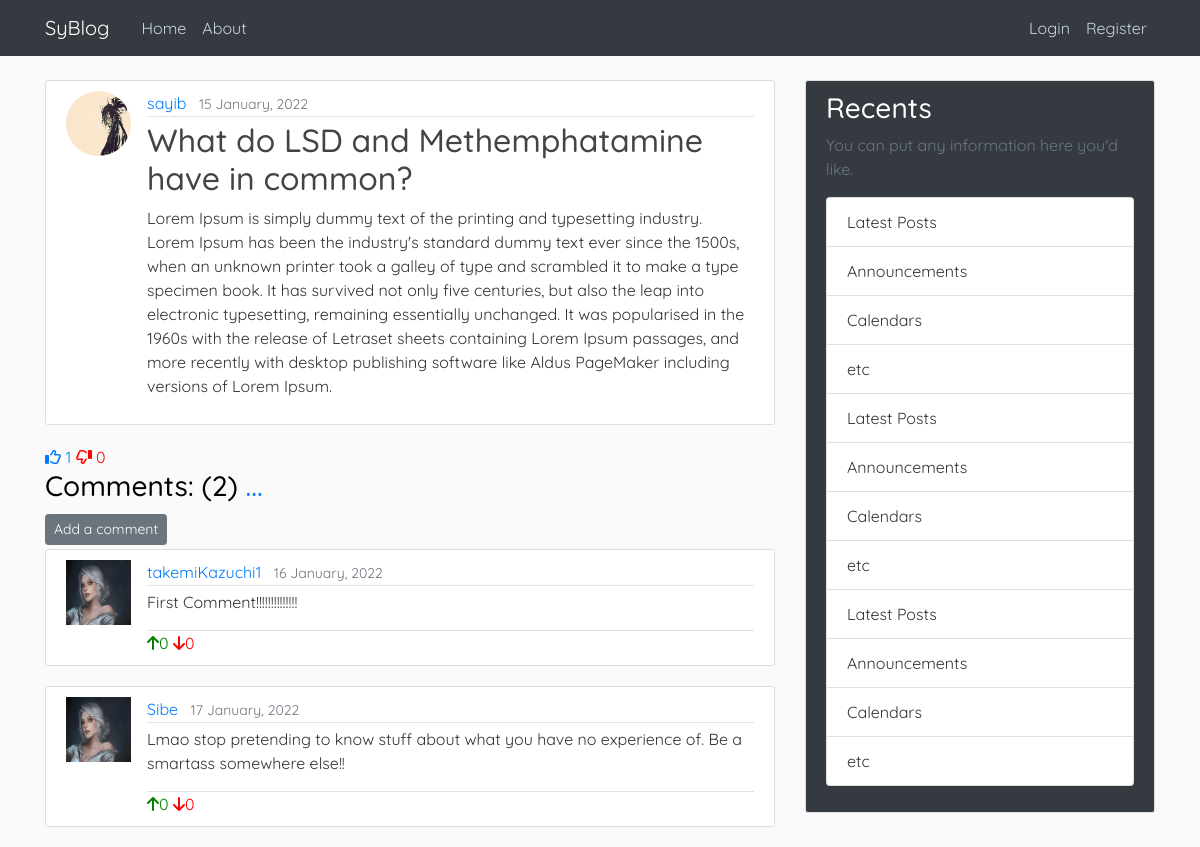
Page /post/2/ on the earlier database version.
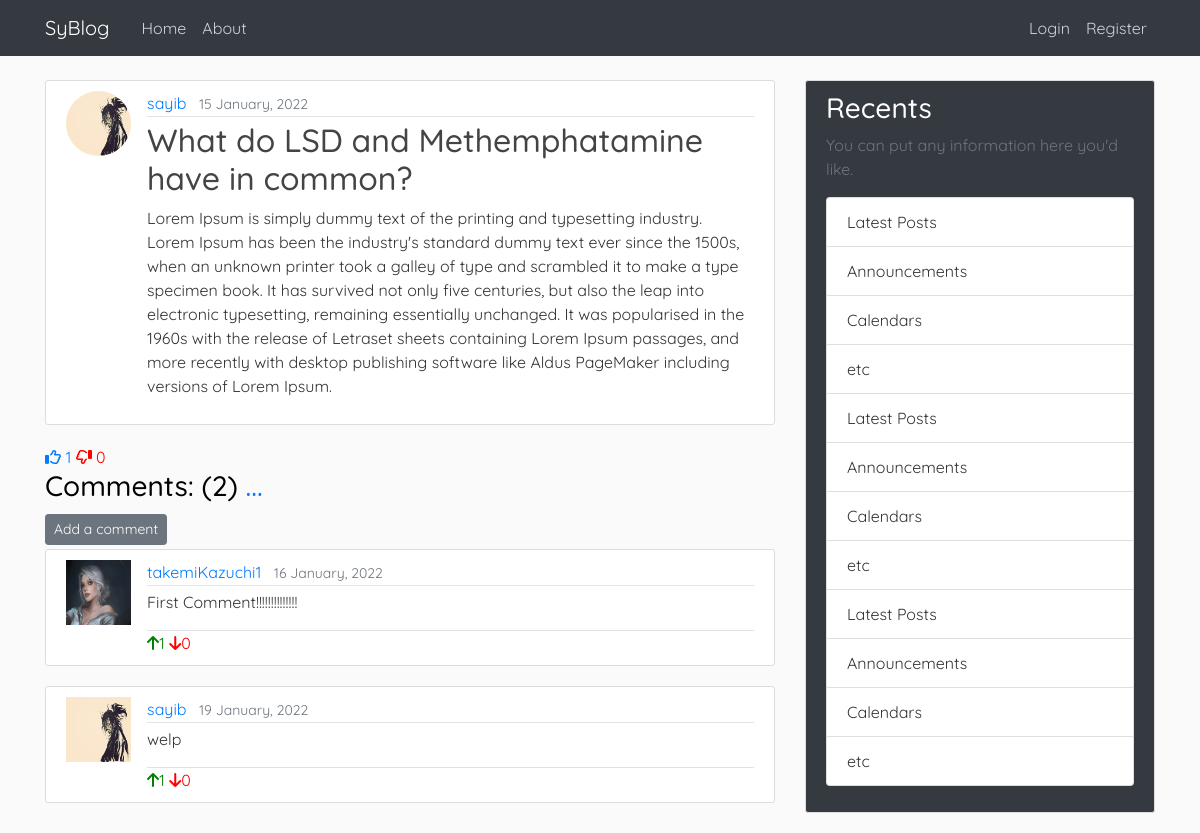
Same page on the later database version.
### blog/models.py (models this page shows, shortened)
class Post(models.Model):
    title = models.CharField(max_length=100)
    content = models.TextField()
    date_posted = models.DateTimeField(default=timezone.now)
    author = models.ForeignKey(User, on_delete=models.CASCADE)
    likes = models.ManyToManyField(User, related_name="blog_likes")
    dislikes = models.ManyToManyField(User, related_name="blog_dislikes")
    def likes_count(self):
        return self.likes.count()
    def dislikes_count(self):
        return self.dislikes.count()

class Comment(models.Model):
    body = models.TextField()
    date_posted = models.DateTimeField(default=timezone.now)
    author = models.ForeignKey(User, on_delete=models.CASCADE, related_name="comments")
    post = models.ForeignKey(Post, on_delete=models.CASCADE, related_name="comments")
    likes = models.ManyToManyField(User, related_name="comment_likes")
    dislikes = models.ManyToManyField(User, related_name="comment_dislikes")
    def likes_count(self):
        return self.likes.count()
    def dislikes_count(self):
        return self.dislikes.count()

### users/models.py (models this page shows, shortened)
class Profile(models.Model):
    user = models.OneToOneField(User, on_delete=models.CASCADE)
    image = models.ImageField(default = "default.jpg", upload_to='profile_pics')

### blog/views.py (the view)
# urls.py: path('post/<int:pk>/', PostDetailView.as_view(), name="post-detail"),
class PostDetailView(DetailView):
    model = Post

### friend/context_processors.py (called while the page is built)
def requests_to_base(requests):
    receivers = dict(Counter([req.receiver for req in FriendRequest.objects.all()]))
    return {'receivers': receivers}

### blog/templates/blog/post_detail.html (shortened to what this page needs)
{% extends 'blog/base.html' %}
{% block content %}
    <article class="media content-section">
        <img src="{{ object.author.profile.image.url }}" class="rounded-circle article-img">
        <div class="media-body">
            <div class="article-metadata">
                <a href="#" class="mr-2">{{ object.author }}</a>
                <small class="text-muted">{{ object.date_posted|date:"d F, Y" }}</small>
            </div>
            <h2 class="article-title">{{ object.title }}</h2>
            <p class="article-content">{{ object.content }}</p>
        </div>
    </article>
    <a class="like-btn"  style="text-decoration:none" href="{% url 'post-like' post.id%}"><i class="fa-regular fa-thumbs-up"></i> {{object.likes_count}}</a>
    <a class="like-btn"  style="text-decoration:none; color:red" href="{% url 'post-dislike' post.id%}"><i class="fa-regular fa-thumbs-down fa-flip-horizontal"></i> {{object.dislikes_count}}</a>
    <h3>Comments: ({{object.comments.all.count}}) <a style="cursor:pointer; text-decoration: none" class="expand-comments">...</i></a></h3>
    <div class="comment-section">
        <a class = "btn btn-secondary btn-sm mt-1 mb-1" href="{% url 'add-comment' object.id%}">Add a comment</a>
            {% for comment in object.comments.all %}
                <article class="media content-section">
                <img class="rounded-circle-sm article-img" src="{{comment.author.profile.image.url}}" >
                    <div class="media-body">
                        <div class="article-metadata">
                            <a class="mr-2" href="{% url 'user_display' comment.author.id %}">{{ comment.author }}</a>
                            <small class="text-muted">{{ comment.date_posted|date:"d F, Y" }}</small>
                        </div>
                        <p class="article-content">{{ comment.body }}</p>
                        <div class="border-top">
                            <a class="like-btn"  style="text-decoration:none; color:green" href="{% url 'comment-like' comment.id%}"><i class="fa fa-arrow-up"></i>{{comment.likes_count}}</a>
                            <a class="like-btn"  style="text-decoration:none; color:red" href="{% url 'comment-dislike' comment.id%}"><i class="fa fa-arrow-down"></i>{{comment.dislikes_count}}</a>
                        </div>
                    </div>
                </article>
            {% endfor %}
    </div>
{% endblock content %}

### blog/templates/blog/base.html (shortened to what this page needs)
{% load static %}
<!DOCTYPE html>
<html lang="en">
<head>
    <link rel="stylesheet" href="https://cdnjs.cloudflare.com/ajax/libs/font-awesome/6.0.0-beta3/css/all.min.css" />
    <link rel="stylesheet" href="https://cdn.jsdelivr.net/npm/bootstrap@4.6.1/dist/css/bootstrap.min.css">
    <link rel="stylesheet" href="{% static 'blog/main.css' %}">
  </head>
<body>
    <header class="site-header">
      <nav class="navbar navbar-expand-md navbar-dark bg-dark fixed-top">
        <div class="container">
          <a class="navbar-brand mr-4" href="{% url 'blog-home' %}">SyBlog</a>
          <div class="collapse navbar-collapse" id="navbarToggle">
            <div class="navbar-nav mr-auto">
              <a class="nav-item nav-link" href="{% url 'blog-home' %}">Home</a>
              <a class="nav-item nav-link" href="{% url 'blog-about' %}">About</a>
            </div>
            <div class="navbar-nav">
              {% if user.is_authenticated %}
                <a class="nav-item nav-link" href="{% url 'logout' %}">Logout</a>
                <a class="nav-item nav-link" href="{% url 'post-create' %}">New Post</a>
                <a class="nav-item nav-link" href="{% url 'profile' %}">Profile</a>
                <a class="nav-item nav-link" href="{% url 'list-friends' %}">Friends</a>
              {% else %}
                <a class="nav-item nav-link" href="{% url 'login' %}">Login</a>
                <a class="nav-item nav-link" href="{% url 'register' %}">Register</a>
              {% endif %}
            </div>
          </div>
        </div>
      </nav>
    </header>
    <main role="main" class="container">
    <div class="row">
        <div class="col-md-8">
          {% block content %}{% endblock %}
        </div>
        <div class="col-md-4">
        <div class="sidebar content-section bg-dark">
            <h3>Recents</h3>
            <p class='text-muted'>You can put any information here you'd like.
            <ul class="list-group">
                <li class="list-group-item list-group-item">Latest Posts</li>
                <li class="list-group-item list-group-item">Announcements</li>
                <li class="list-group-item list-group-item">Calendars</li>
                <li class="list-group-item list-group-item">etc</li>
                <li class="list-group-item list-group-item">Latest Posts</li>
                <li class="list-group-item list-group-item">Announcements</li>
                <li class="list-group-item list-group-item">Calendars</li>
                <li class="list-group-item list-group-item">etc</li>
                <li class="list-group-item list-group-item">Latest Posts</li>
                <li class="list-group-item list-group-item">Announcements</li>
                <li class="list-group-item list-group-item">Calendars</li>
                <li class="list-group-item list-group-item">etc</li>
            </ul>
            </p>
        </div>
        </div>
    </div>
    </main>
</body>
</html>

### blog/static/blog/main.css (style rules this page uses)
body { background: #fafafa; color: #333333; margin-top: 5rem; font-family: 'Quicksand'; }
a { text-decoration: none; }
h1, h2, h3, h4, h5, h6 { color:black; }
.sidebar h3 { color:white; }
ul { margin: 0; }
.bg-dark { background-color: #5f788a; }
.site-header .navbar-nav .nav-link { color: #cbd5db; }
.content-section { background: #ffffff; padding: 10px 20px; border: 1px solid #dddddd; border-radius: 3px; margin-bottom: 20px; }
.article-title { color: #444444; }
.article-content { white-space: pre-line; }
.article-img { height: 65px; width: 65px; margin-right: 16px; }
.article-metadata { padding-bottom: 1px; margin-bottom: 4px; border-bottom: 1px solid #e3e3e3 }
a.expand-comments { cursor: pointer; }

Differences in the rows shown:
removed Comment: author.profile.image (placeholder picture), author "Sibe", date_posted "17 January, 2022", body "Lmao stop pretending to know stuff about what you have no experience of. Be a smartass somewhere else!!", likes_count "0", dislikes_count "0"
computed for Comment "First Comment!!!!!!!!!!!!!!": likes_count "0" → "1"
added Comment: author.profile.image (picture), author "sayib", date_posted "19 January, 2022", body "welp", likes_count "1", dislikes_count "0"
